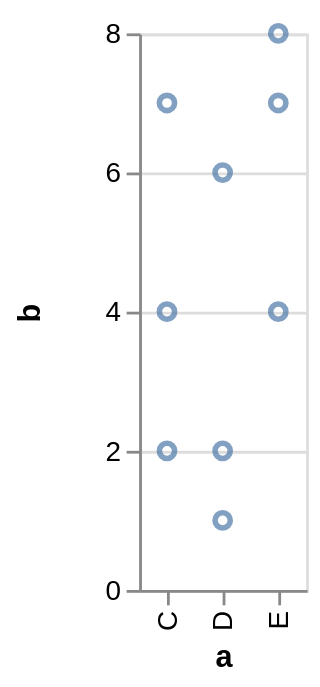

Here is the Vega-Lite specification saved for this chart:
### Vega specification from a JSON file in a GitHub repository (floating-point values rounded to 4 significant figures)
{"$schema": "https://vega.github.io/schema/vega/v4.json", "autosize": "pad", "padding": 5, "height": 200, "style": "cell", "data": [{"name": "source_0", "values": [{"a": "C", "b": 2}, {"a": "C", "b": 7}, {"a": "C", "b": 4}, {"a": "D", "b": 1}, {"a": "D", "b": 2}, {"a": "D", "b": 6}, {"a": "E", "b": 8}, {"a": "E", "b": 4}, {"a": "E", "b": 7}]}], "signals": [{"name": "plotname_x_step", "value": 20}, {"name": "width", "update": "bandspace(domain('plotname_x').length, 1, 0.5) * plotname_x_step"}], "marks": [{"name": "plotname_marks", "type": "symbol", "style": ["point"], "from": {"data": "source_0"}, "encode": {"update": {"opacity": {"value": 0.7}, "fill": [{"test": "datum[\"b\"] === null || isNaN(datum[\"b\"])", "value": null}, {"value": "transparent"}], "stroke": [{"test": "datum[\"b\"] === null || isNaN(datum[\"b\"])", "value": null}, {"value": "#4c78a8"}], "tooltip": {"signal": "{\"a\": ''+datum[\"a\"], \"b\": format(datum[\"b\"], \"\")}"}, "x": {"scale": "plotname_x", "field": "a"}, "y": {"scale": "plotname_y", "field": "b"}}}}], "scales": [{"name": "plotname_x", "type": "point", "domain": {"data": "source_0", "field": "a", "sort": true}, "range": {"step": {"signal": "plotname_x_step"}}, "padding": 0.5}, {"name": "plotname_y", "type": "linear", "domain": {"data": "source_0", "field": "b"}, "range": [{"signal": "height"}, 0], "nice": true, "zero": true}], "axes": [{"scale": "plotname_x", "orient": "bottom", "grid": false, "title": "a", "labelAlign": "right", "labelAngle": 270, "labelBaseline": "middle", "zindex": 1}, {"scale": "plotname_y", "orient": "left", "grid": false, "title": "b", "labelOverlap": true, "tickCount": {"signal": "ceil(height/40)"}, "zindex": 1}, {"scale": "plotname_y", "orient": "left", "gridScale": "plotname_x", "grid": true, "tickCount": {"signal": "ceil(height/40)"}, "domain": false, "labels": false, "maxExtent": 0, "minExtent": 0, "ticks": false, "zindex": 0}], "config": {"axisY": {"minExtent": 30}}}
